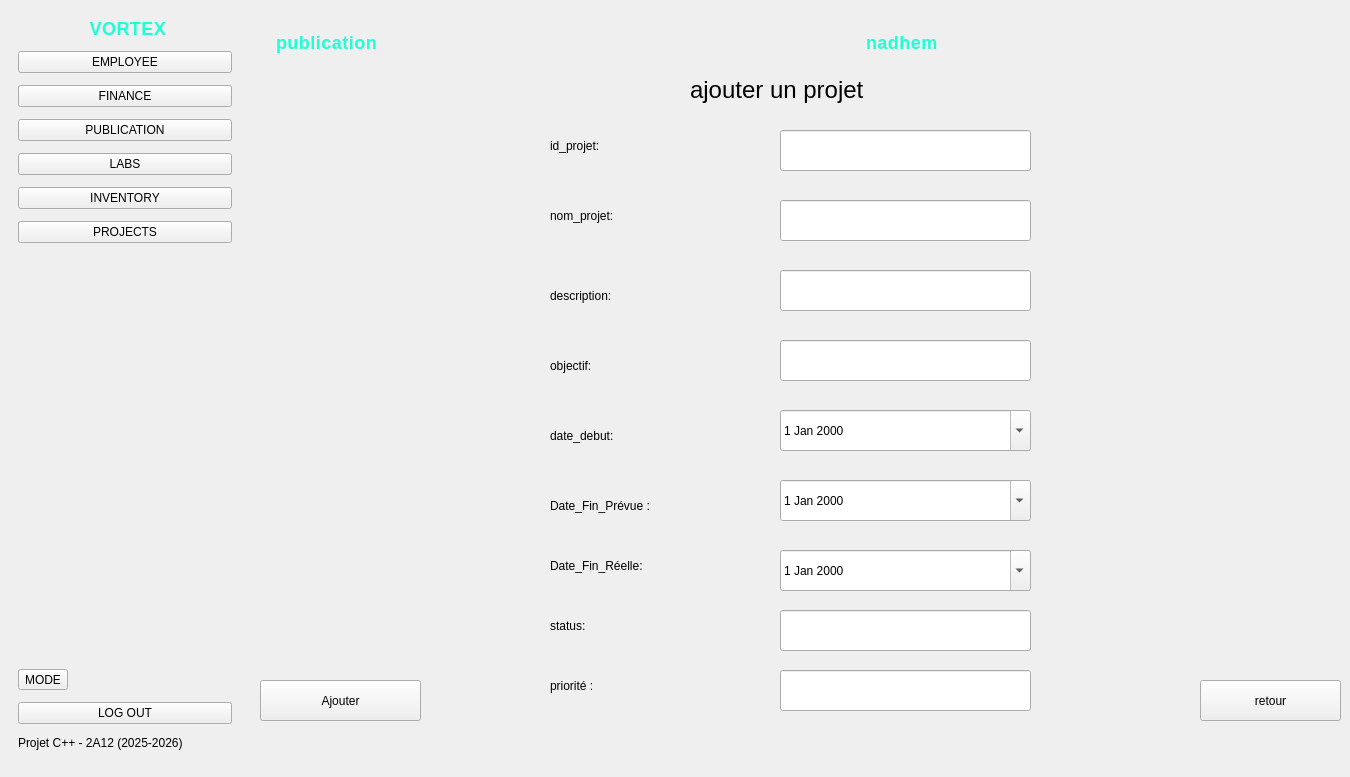
    <widget class="QWidget" name="page_2">
     <widget class="QPushButton" name="btnRetour">
      <property name="geometry">
       <rect>
        <x>1200</x>
        <y>680</y>
        <width>141</width>
        <height>41</height>
       </rect>
      </property>
      <property name="text">
       <string>retour</string>
      </property>
     </widget>
     <widget class="QPushButton" name="btnAjouter_2">
      <property name="geometry">
       <rect>
        <x>260</x>
        <y>680</y>
        <width>161</width>
        <height>41</height>
       </rect>
      </property>
      <property name="text">
       <string>Ajouter</string>
      </property>
     </widget>
     <widget class="QFrame" name="Sidebar_2">
      <property name="geometry">
       <rect>
        <x>0</x>
        <y>0</y>
        <width>250</width>
        <height>768</height>
       </rect>
      </property>
      <property name="minimumSize">
       <size>
        <width>250</width>
        <height>0</height>
       </size>
      </property>
      <property name="maximumSize">
       <size>
        <width>260</width>
        <height>16777215</height>
       </size>
      </property>
      <property name="frameShape">
       <enum>QFrame::Shape::NoFrame</enum>
      </property>
      <layout class="QVBoxLayout" name="sidebarLayout_3">
       <property name="spacing">
        <number>12</number>
       </property>
       <property name="leftMargin">
        <number>18</number>
       </property>
       <property name="topMargin">
        <number>18</number>
       </property>
       <property name="rightMargin">
        <number>18</number>
       </property>
       <property name="bottomMargin">
        <number>18</number>
       </property>
       <item>
        <widget class="QLabel" name="UserName_7">
         <property name="styleSheet">
          <string notr="true">QLabel#UserName_7 {
    color: #1fffd5;
    font-size: 18px;
    font-weight: 600;
    letter-spacing: 0.5px;
}

QLabel#UserName_7 {
    text-shadow: 0 0 6px rgba(31, 255, 213, 0.6);
}
</string>
         </property>
         <property name="text">
          <string>             VORTEX</string>
         </property>
        </widget>
       </item>
       <item>
        <widget class="QPushButton" name="BtnEmployee_3">
         <property name="text">
          <string>EMPLOYEE</string>
         </property>
        </widget>
       </item>
       <item>
        <widget class="QPushButton" name="BtnFinance_3">
         <property name="text">
          <string>FINANCE</string>
         </property>
        </widget>
       </item>
       <item>
        <widget class="QPushButton" name="BtnPublication_3">
         <property name="text">
          <string>PUBLICATION</string>
         </property>
        </widget>
       </item>
       <item>
        <widget class="QPushButton" name="BtnLabs_3">
         <property name="text">
          <string>LABS</string>
         </property>
        </widget>
       </item>
       <item>
        <widget class="QPushButton" name="BtnInventory_3">
         <property name="text">
          <string>INVENTORY</string>
         </property>
        </widget>
       </item>
       <item>
        <widget class="QPushButton" name="BtnInventory_8">
         <property name="text">
          <string>PROJECTS</string>
         </property>
        </widget>
       </item>
       <item>
        <layout class="QVBoxLayout" name="verticalLayout_5"/>
       </item>
       <item>
        <layout class="QVBoxLayout" name="verticalLayout_6"/>
       </item>
       <item>
        <spacer name="sideSpacer_3">
         <property name="orientation">
          <enum>Qt::Orientation::Vertical</enum>
         </property>
         <property name="sizeHint" stdset="0">
          <size>
           <width>20</width>
           <height>40</height>
          </size>
         </property>
        </spacer>
       </item>
       <item>
        <widget class="QToolButton" name="btnMode_2">
         <property name="toolTip">
          <string>Changer le thème (Jour/Nuit)</string>
         </property>
         <property name="text">
          <string>MODE</string>
         </property>
        </widget>
       </item>
       <item>
        <widget class="QPushButton" name="BtnLogout_3">
         <property name="text">
          <string>LOG OUT</string>
         </property>
        </widget>
       </item>
       <item>
        <widget class="QLabel" name="SideFooter_3">
         <property name="text">
          <string>Projet C++ - 2A12 (2025-2026)</string>
         </property>
        </widget>
       </item>
      </layout>
     </widget>
     <widget class="QFrame" name="Topbar_2">
      <property name="geometry">
       <rect>
        <x>260</x>
        <y>10</y>
        <width>1080</width>
        <height>64</height>
       </rect>
      </property>
      <property name="minimumSize">
       <size>
        <width>0</width>
        <height>64</height>
       </size>
      </property>
      <property name="maximumSize">
       <size>
        <width>16777215</width>
        <height>64</height>
       </size>
      </property>
      <property name="frameShape">
       <enum>QFrame::Shape::NoFrame</enum>
      </property>
      <layout class="QHBoxLayout" name="topbarLayout_3">
       <property name="leftMargin">
        <number>16</number>
       </property>
       <property name="topMargin">
        <number>10</number>
       </property>
       <property name="rightMargin">
        <number>16</number>
       </property>
       <property name="bottomMargin">
        <number>10</number>
       </property>
       <item>
        <widget class="QLabel" name="UserName_6">
         <property name="styleSheet">
          <string notr="true">QLabel#UserName_6 {
    color: #1fffd5;
    font-size: 18px;
    font-weight: 600;
    letter-spacing: 0.5px;
}

QLabel#UserName_6 {
    text-shadow: 0 0 6px rgba(31, 255, 213, 0.6);
}
</string>
         </property>
         <property name="text">
          <string>publication</string>
         </property>
        </widget>
       </item>
       <item>
        <spacer name="topSpacer_3">
         <property name="orientation">
          <enum>Qt::Orientation::Horizontal</enum>
         </property>
         <property name="sizeHint" stdset="0">
          <size>
           <width>40</width>
           <height>20</height>
          </size>
         </property>
        </spacer>
       </item>
       <item>
        <widget class="QFrame" name="UserChip_3">
         <property name="frameShape">
          <enum>QFrame::Shape::NoFrame</enum>
         </property>
         <layout class="QHBoxLayout" name="userChipLayout_3">
          <property name="leftMargin">
           <number>12</number>
          </property>
          <property name="topMargin">
           <number>8</number>
          </property>
          <property name="rightMargin">
           <number>12</number>
          </property>
          <property name="bottomMargin">
           <number>8</number>
          </property>
          <item>
           <widget class="QLabel" name="UserName_3">
            <property name="styleSheet">
             <string notr="true">QLabel#UserName_3 {
    color: #1fffd5;
    font-size: 18px;
    font-weight: 600;
    letter-spacing: 0.5px;
}

QLabel#UserName_3 {
    text-shadow: 0 0 6px rgba(31, 255, 213, 0.6);
}
</string>
            </property>
            <property name="text">
             <string>nadhem</string>
            </property>
           </widget>
          </item>
          <item>
           <spacer name="userSpacer_3">
            <property name="orientation">
             <enum>Qt::Orientation::Horizontal</enum>
            </property>
            <property name="sizeHint" stdset="0">
             <size>
              <width>40</width>
              <height>20</height>
             </size>
            </property>
           </spacer>
          </item>
          <item>
           <widget class="QLabel" name="AppLogo_6">
            <property name="minimumSize">
             <size>
              <width>0</width>
              <height>48</height>
             </size>
            </property>
            <property name="maximumSize">
             <size>
              <width>100</width>
              <height>48</height>
             </size>
            </property>
            <property name="text">
             <string/>
            </property>
            <property name="pixmap">
             <pixmap>:/styles/Picture1.png</pixmap>
            </property>
            <property name="scaledContents">
             <bool>true</bool>
            </property>
            <property name="alignment">
             <set>Qt::AlignmentFlag::AlignHCenter|Qt::AlignmentFlag::AlignTop</set>
            </property>
           </widget>
          </item>
         </layout>
        </widget>
       </item>
      </layout>
     </widget>
     <widget class="QLabel" name="label_7">
      <property name="geometry">
       <rect>
        <x>690</x>
        <y>60</y>
        <width>231</width>
        <height>61</height>
       </rect>
      </property>
      <property name="text">
       <string>&lt;html&gt;&lt;head/&gt;&lt;body&gt;&lt;p&gt;&lt;span style=&quot; font-size:18pt;&quot;&gt;ajouter un projet&lt;/span&gt;&lt;/p&gt;&lt;/body&gt;&lt;/html&gt;</string>
      </property>
     </widget>
     <widget class="QLabel" name="LblTo_45">
      <property name="geometry">
       <rect>
        <x>550</x>
        <y>550</y>
        <width>201</width>
        <height>31</height>
       </rect>
      </property>
      <property name="text">
       <string>Date_Fin_Réelle:</string>
      </property>
     </widget>
     <widget class="QDateEdit" name="DateTo_13">
      <property name="geometry">
       <rect>
        <x>780</x>
        <y>550</y>
        <width>251</width>
        <height>41</height>
       </rect>
      </property>
      <property name="calendarPopup">
       <bool>true</bool>
      </property>
     </widget>
     <widget class="QLabel" name="LblTo_46">
      <property name="geometry">
       <rect>
        <x>550</x>
        <y>610</y>
        <width>201</width>
        <height>31</height>
       </rect>
      </property>
      <property name="text">
       <string>status:</string>
      </property>
     </widget>
     <widget class="QDateEdit" name="DateTo_14">
      <property name="geometry">
       <rect>
        <x>780</x>
        <y>480</y>
        <width>251</width>
        <height>41</height>
       </rect>
      </property>
      <property name="calendarPopup">
       <bool>true</bool>
      </property>
     </widget>
     <widget class="QLabel" name="LblTo_47">
      <property name="geometry">
       <rect>
        <x>550</x>
        <y>490</y>
        <width>201</width>
        <height>31</height>
       </rect>
      </property>
      <property name="text">
       <string>Date_Fin_Prévue :</string>
      </property>
     </widget>
     <widget class="QLineEdit" name="lineEdit_35">
      <property name="geometry">
       <rect>
        <x>780</x>
        <y>200</y>
        <width>251</width>
        <height>41</height>
       </rect>
      </property>
     </widget>
     <widget class="QLineEdit" name="lineEdit_36">
      <property name="geometry">
       <rect>
        <x>780</x>
        <y>270</y>
        <width>251</width>
        <height>41</height>
       </rect>
      </property>
     </widget>
     <widget class="QLabel" name="LblTo_48">
      <property name="geometry">
       <rect>
        <x>550</x>
        <y>670</y>
        <width>201</width>
        <height>31</height>
       </rect>
      </property>
      <property name="text">
       <string>priorité :</string>
      </property>
     </widget>
     <widget class="QLabel" name="LblTo_49">
      <property name="geometry">
       <rect>
        <x>550</x>
        <y>280</y>
        <width>201</width>
        <height>31</height>
       </rect>
      </property>
      <property name="text">
       <string>description:</string>
      </property>
     </widget>
     <widget class="QLineEdit" name="lineEdit_37">
      <property name="geometry">
       <rect>
        <x>780</x>
        <y>670</y>
        <width>251</width>
        <height>41</height>
       </rect>
      </property>
     </widget>
     <widget class="QLabel" name="LblTo_50">
      <property name="geometry">
       <rect>
        <x>550</x>
        <y>350</y>
        <width>201</width>
        <height>31</height>
       </rect>
      </property>
      <property name="text">
       <string>objectif:</string>
      </property>
     </widget>
     <widget class="QLineEdit" name="lineEdit_38">
      <property name="geometry">
       <rect>
        <x>780</x>
        <y>610</y>
        <width>251</width>
        <height>41</height>
       </rect>
      </property>
     </widget>
     <widget class="QLineEdit" name="lineEdit_39">
      <property name="geometry">
       <rect>
        <x>780</x>
        <y>340</y>
        <width>251</width>
        <height>41</height>
       </rect>
      </property>
     </widget>
     <widget class="QLabel" name="LblTo_51">
      <property name="geometry">
       <rect>
        <x>550</x>
        <y>130</y>
        <width>201</width>
        <height>31</height>
       </rect>
      </property>
      <property name="text">
       <string>id_projet:</string>
      </property>
     </widget>
     <widget class="QLabel" name="LblTo_52">
      <property name="geometry">
       <rect>
        <x>550</x>
        <y>420</y>
        <width>201</width>
        <height>31</height>
       </rect>
      </property>
      <property name="text">
       <string>date_debut:</string>
      </property>
     </widget>
     <widget class="QLabel" name="LblTo_53">
      <property name="geometry">
       <rect>
        <x>550</x>
        <y>200</y>
        <width>171</width>
        <height>31</height>
       </rect>
      </property>
      <property name="text">
       <string>nom_projet:</string>
      </property>
     </widget>
     <widget class="QDateEdit" name="DateTo_15">
      <property name="geometry">
       <rect>
        <x>780</x>
        <y>410</y>
        <width>251</width>
        <height>41</height>
       </rect>
      </property>
      <property name="calendarPopup">
       <bool>true</bool>
      </property>
     </widget>
     <widget class="QLineEdit" name="lineEdit_40">
      <property name="geometry">
       <rect>
        <x>780</x>
        <y>130</y>
        <width>251</width>
        <height>41</height>
       </rect>
      </property>
     </widget>
    </widget>
